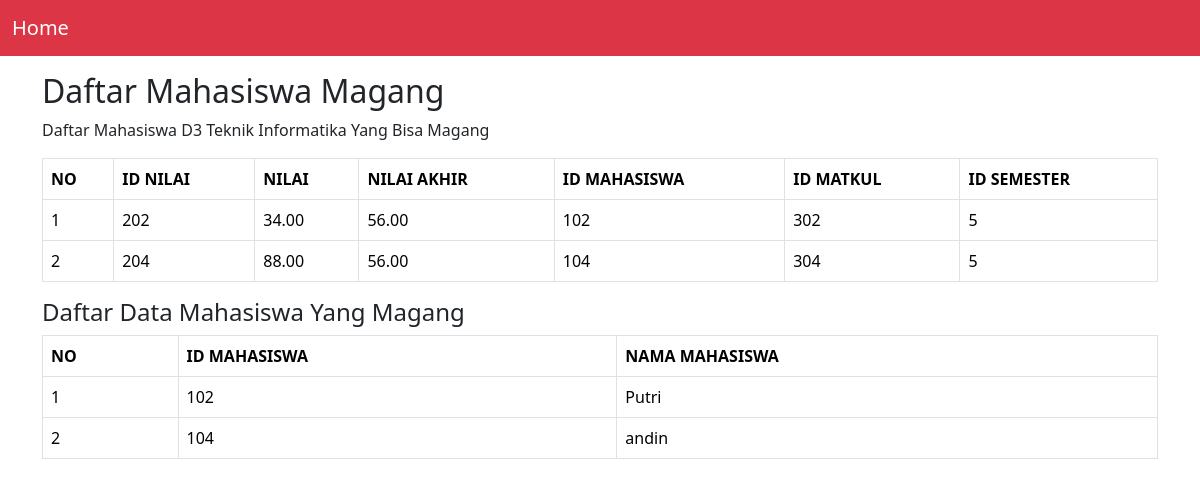
The page /tugas2/magang.php on the database its author committed.
### tables this page shows
CREATE TABLE `tbl_nilai` (
  `nilai_id` int NOT NULL,
  `nilai` decimal(10,2) NOT NULL,
  `nilai_akhir` decimal(10,2) NOT NULL,
  `mahasiswa_id` int NOT NULL,
  `matkul_id` int NOT NULL,
  `semester_id` int NOT NULL
);

CREATE TABLE `tbl_mahasiswa` (
  `mahasiswa_id` int NOT NULL,
  `nim` varchar(20) NOT NULL,
  `nama_mhs` varchar(255) NOT NULL,
  `alamat` varchar(255) NOT NULL,
  `email` varchar(255) NOT NULL,
  `no_telp` varchar(20) NOT NULL
);

### tugas2/koneksi.php (called while the page is built, shortened)
<?php
class Database {
    private $host = "localhost";
    private $username = "root";
    private $password = "";
    private $dbname = "db_kampus";
    public function getConnection(){
        $this->connection = mysqli_connect($this->host, $this->username, $this->password, $this->dbname);
        mysqli_set_charset($this->connection, 'utf8');
        return $this->connection;
    }
}
class Magang extends Nilai{
    public function tampilData(){
        $query = "SELECT * FROM tbl_nilai WHERE semester_id = 5";
        $result = mysqli_query($this->getConnection(), $query);
        return $result;
    }
}
?>

### tugas2/magang.php (the view, shortened to what this page needs)
<!DOCTYPE html>
<html lang="en">
<head>
  <link href="https://cdn.jsdelivr.net/npm/bootstrap@5.3.3/dist/css/bootstrap.min.css" rel="stylesheet">
</head>
<body>
<nav class="navbar navbar-expand-sm bg-danger  navbar-dark">
  <div class="container-fluid">
    <a class="navbar-brand" href="index.php">Home</a>
  </div>
</nav>
<div class="container mt-3">
<h2>Daftar Mahasiswa Magang</h2>
<p>Daftar Mahasiswa D3 Teknik Informatika Yang Bisa Magang</p>
  <div class="card-body">
    <table class="table table-bordered" id="Magang" name="Magang">
      <thead>
        <tr>
          <th scope="col">NO</th>
          <th scope="col">ID NILAI</th>
          <th scope="col">NILAI</th>
          <th scope="col">NILAI AKHIR</th>
          <th scope="col">ID MAHASISWA</th>
          <th scope="col">ID MATKUL</th>
          <th scope="col">ID SEMESTER</th>
        </tr>
        </thead>
        <tbody>
          <?php
            include('koneksi.php');
            $magang = new Magang();
            $query = $magang->tampilData();
            $no = 1;
            while ($row = mysqli_fetch_assoc($query)){
          ?>
          <tr>
            <td><?php echo $no++ ?></td>
            <td><?php echo $row['nilai_id'] ?></td>
            <td><?php echo $row['nilai'] ?></td>
            <td><?php echo $row['nilai_akhir'] ?></td>
            <td><?php echo $row['mahasiswa_id'] ?></td>
            <td><?php echo $row['matkul_id'] ?></td>
            <td><?php echo $row['semester_id'] ?></td>
          </tr>
          <?php
               }?>
        </tbody>
    </table>
    <h4>Daftar Data Mahasiswa Yang Magang</h4>
    <table class="table table-bordered" id="myTable">
      <thead>
        <tr>
          <th scope="col">NO</th>
          <th scope="col">ID MAHASISWA</th>
          <th scope="col">NAMA MAHASISWA</th>
        </tr>
      </thead>
      <tbody>
        <?php
          $database = new Database();
          $connection = $database->getConnection();
          $no = 1;
          $query = $connection->query("SELECT * FROM tbl_mahasiswa
          WHERE mahasiswa_id IN (
          SELECT mahasiswa_id FROM tbl_nilai WHERE semester_id = '5')");
          while ($row = mysqli_fetch_assoc($query)){
        ?>
        <tr>
          <td><?php echo $no++ ?></td>
          <td><?php echo $row['mahasiswa_id'] ?></td>
          <td><?php echo $row['nama_mhs'] ?></td>
        </tr>
        <?php
            }?>
       </tbody>
    </table>
  </div>
</div>
</body>
</html>

### rows shown on the page
tbl_nilai: nilai_id "202", nilai "34.00", nilai_akhir "56.00", mahasiswa "102", matkul "302", semester "5"
tbl_nilai: nilai_id "204", nilai "88.00", nilai_akhir "56.00", mahasiswa "104", matkul "304", semester "5"
tbl_mahasiswa: mahasiswa_id "102", nama_mhs "Putri"
tbl_mahasiswa: mahasiswa_id "104", nama_mhs "andin"
